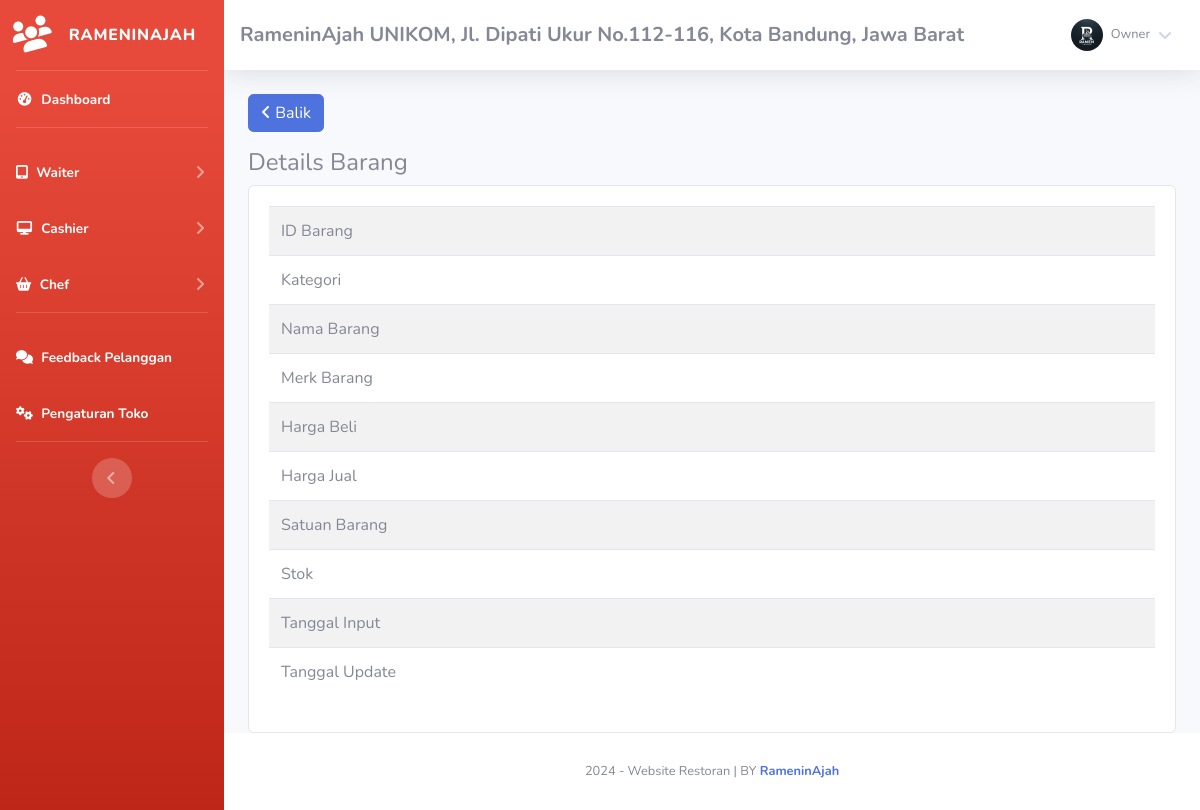
Page /Assets/php/index.php?page=barang/details&barang=BR029 (signed in) on the earlier database version.
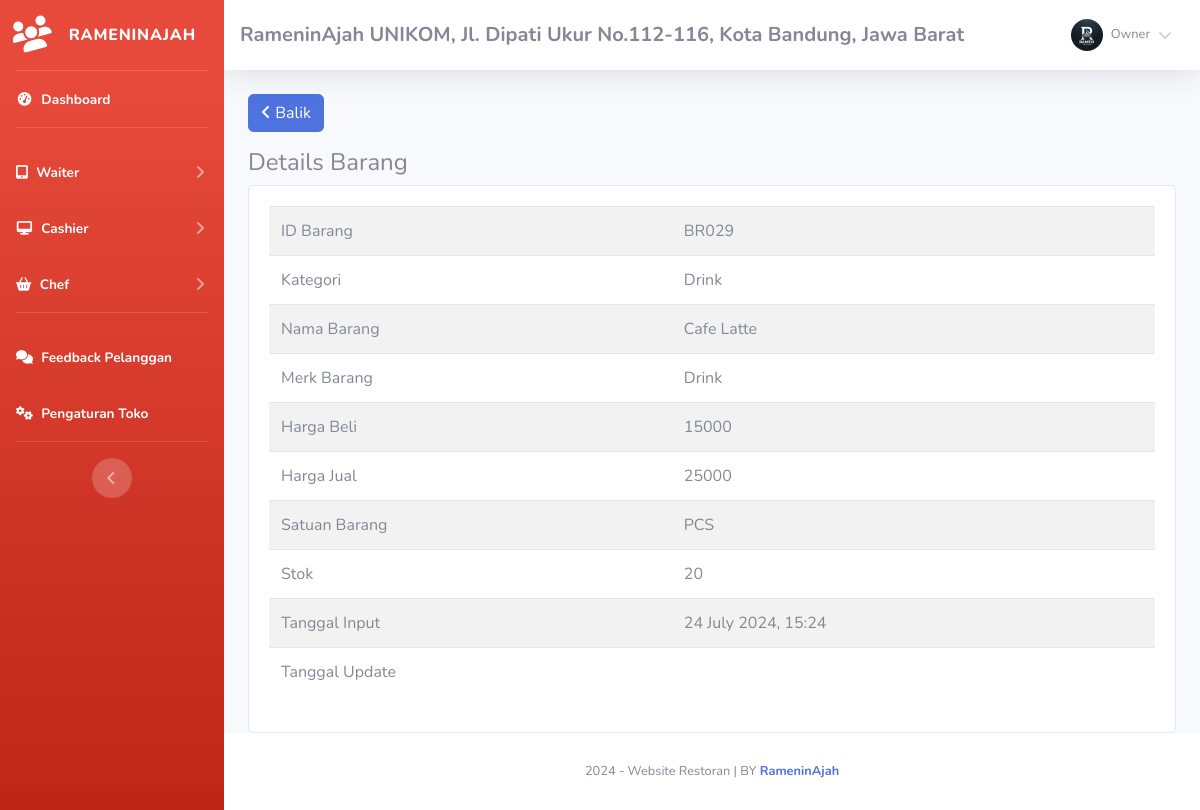
Same page on the later database version.
### tables this page shows
CREATE TABLE `barang` (
  `id` int(11) NOT NULL AUTO_INCREMENT,
  `id_barang` varchar(255) NOT NULL,
  `id_kategori` int(11) NOT NULL,
  `nama_barang` text NOT NULL,
  `merk` varchar(255) NOT NULL,
  `harga_beli` varchar(255) NOT NULL,
  `harga_jual` varchar(255) NOT NULL,
  `satuan_barang` varchar(255) NOT NULL,
  `stok` text NOT NULL,
  `tgl_input` varchar(255) NOT NULL,
  `tgl_update` varchar(255) DEFAULT NULL,
  PRIMARY KEY (`id`)
);

CREATE TABLE `kategori` (
  `id_kategori` int(11) NOT NULL AUTO_INCREMENT,
  `nama_kategori` varchar(255) NOT NULL,
  `tgl_input` varchar(255) NOT NULL,
  PRIMARY KEY (`id_kategori`)
);

### Assets/php/admin/module/barang/details/index.php (the view, shortened to what this page needs)
<?php
	$id = $_GET['barang'];
	$hasil = $lihat -> barang_edit($id);
?>
<a href="index.php?page=barang" class="btn btn-primary mb-3"><i class="fa fa-angle-left"></i> Balik </a>
<h4>Details Barang</h4>
<div class="card card-body">
	<div class="table-responsive">
		<table class="table table-striped">
			<tr>
				<td>ID Barang</td>
				<td><?php echo $hasil['id_barang'];?></td>
			</tr>
			<tr>
				<td>Kategori</td>
				<td><?php echo $hasil['nama_kategori'];?></td>
			</tr>
			<tr>
				<td>Nama Barang</td>
				<td><?php echo $hasil['nama_barang'];?></td>
			</tr>
			<tr>
				<td>Merk Barang</td>
				<td><?php echo $hasil['merk'];?></td>
			</tr>
			<tr>
				<td>Harga Beli</td>
				<td><?php echo $hasil['harga_beli'];?></td>
			</tr>
			<tr>
				<td>Harga Jual</td>
				<td><?php echo $hasil['harga_jual'];?></td>
			</tr>
			<tr>
				<td>Satuan Barang</td>
				<td><?php echo $hasil['satuan_barang'];?></td>
			</tr>
			<tr>
				<td>Stok</td>
				<td><?php echo $hasil['stok'];?></td>
			</tr>
			<tr>
				<td>Tanggal Input</td>
				<td><?php echo $hasil['tgl_input'];?></td>
			</tr>
			<tr>
				<td>Tanggal Update</td>
				<td><?php echo $hasil['tgl_update'];?></td>
			</tr>
		</table>
	</div>
</div>

Differences in the rows shown:
added barang: id_barang "BR029", id_kategori.nama_kategori "Drink", nama_barang "Cafe Latte", merk "Drink", harga_beli "15000", harga_jual "25000", satuan_barang "PCS", stok "20", tgl_input "24 July 2024, 15:24"
